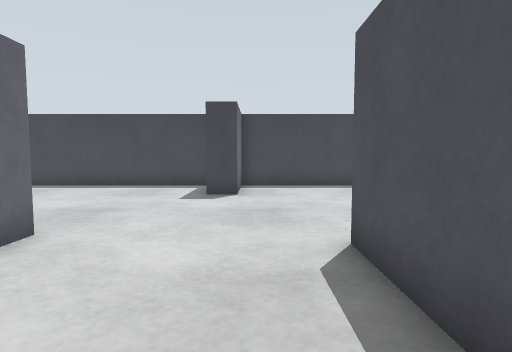
view 1 (above)

13 first-person views from a walk through a robot-simulator world made for Gazebo. The camera is 0.13 m above the floor, tilts 4° down and sees 80° across. The floor is counted in squares, 0.1 m on a side. Each view is taken from the middle of a square. On the plan, view 1 faces up. The plan holds only what a view shows up to about 14 squares ahead; the rest is blank. The place goes on beyond the plan.

view 2
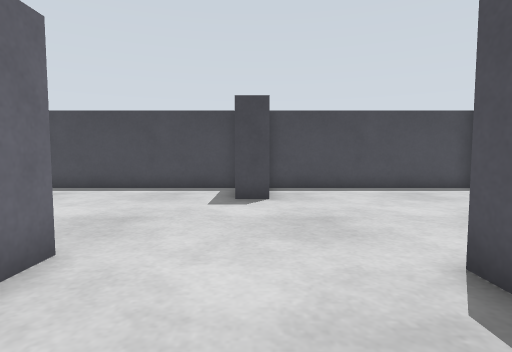

view 3
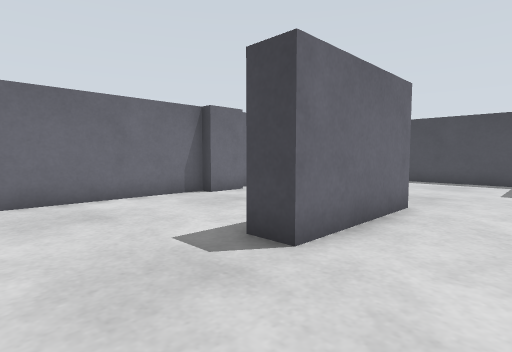

view 4
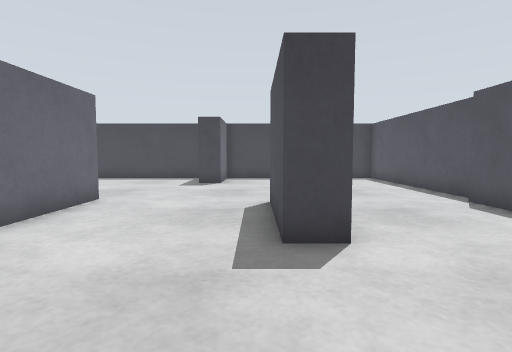

view 5
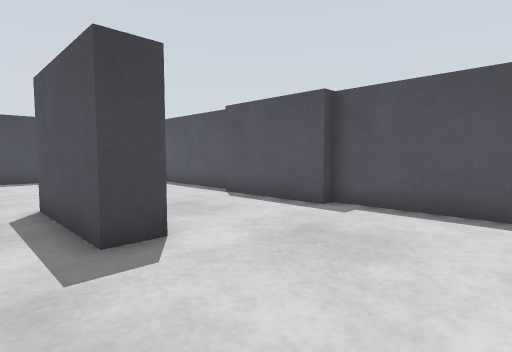

view 6
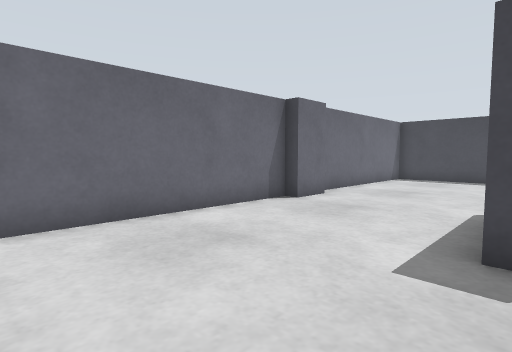

view 7
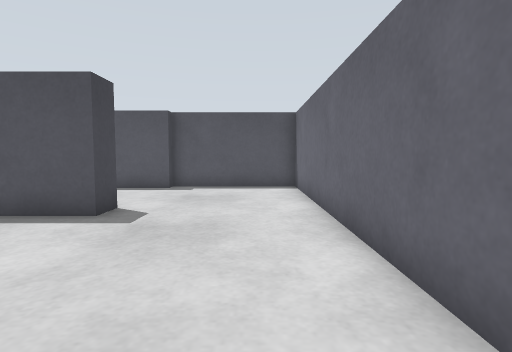

view 8
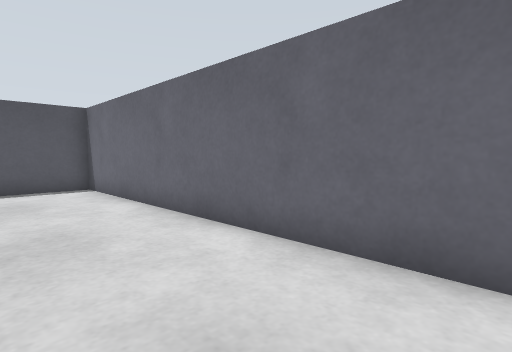

view 9
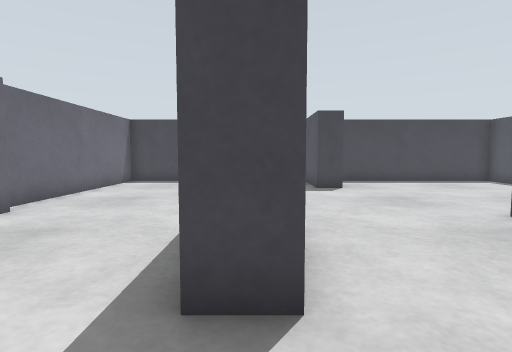

view 10
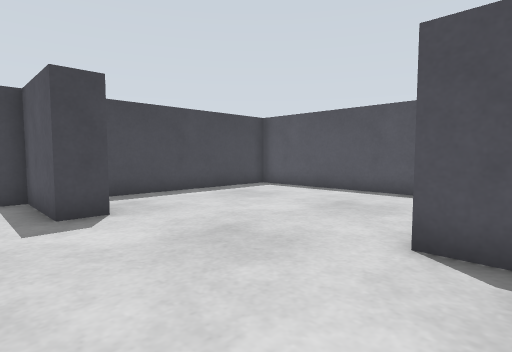

view 11
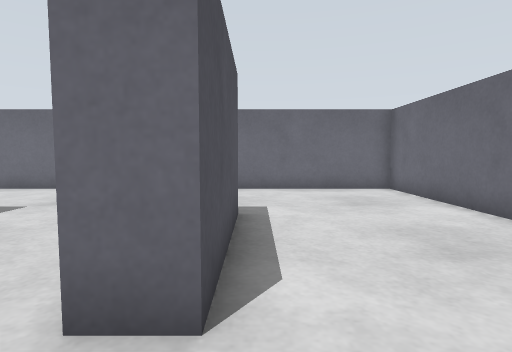

view 12
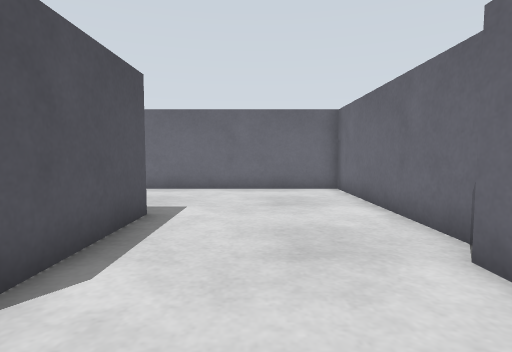

view 13
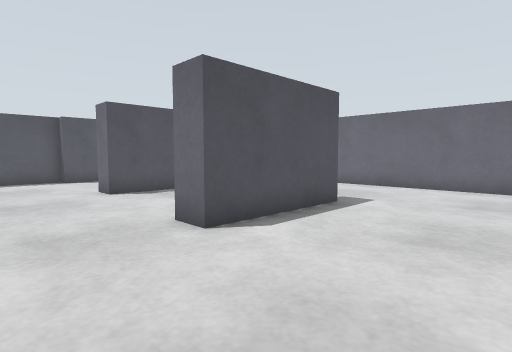

### Floor plan
Points are (right, up) in squares from view 1. A wall is a line through its corners. A room is listed if a view was taken in it or the views show most of it. See-through windows are left out.
Room 1 (views 1, 2, 3, 4, 5, 6, 7, 8, 9, 10, 11, 12, 13)
walls: (-3.6, 4.9) (-3.6, 0.4) (-4.6, 0.4) (-4.6, 4.9) (-3.6, 4.9); (2.5, 0.4) (1.4, 0.4) (1.4, 4.4) (2.5, 4.4); (-9.6, 5) (-9.6, 3.4); (-10.1, 3.4) (-10.1, -4.6) (7.4, -4.6) (7.4, 0.4) (6.9, 0.4) (6.9, 4.4) (7.4, 4.4) (7.4, 12.6); (-10.1, 12.1) (-10.1, 5.4); (7.5, 12.9) (-0.6, 12.9) (-0.6, 9.9) (-1.6, 9.9) (-1.6, 12.9) (-9.6, 12.9)

Positions as (right, up) in squares from view 1, and headings:
1: (0, 0), facing up
2: (-1, 1), facing up
3: (-1, -3), facing up-left
4: (1, -4), facing up
5: (0, -4), facing up-right
6: (-4, -4), facing up-left
7: (-5, -3), facing right
8: (-5, -1), facing down-right
9: (-4, -2), facing up
10: (-3, 3), facing up-right
11: (-5, 7), facing down
12: (-7, 7), facing down
13: (-9, 8), facing down-right
